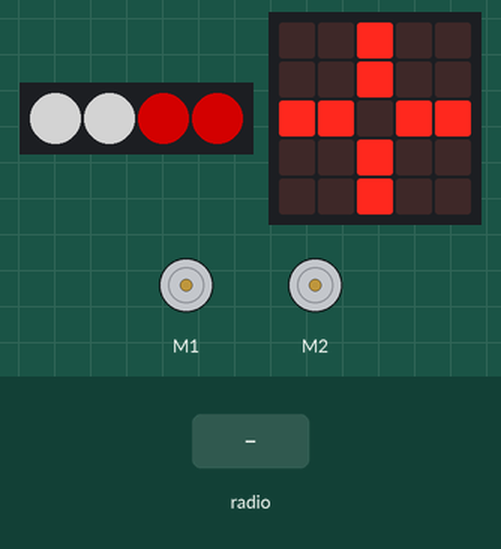
Recording of a program running on a simulated BBC micro:bit (MakeCode). Parts: 4 RGB LEDs in strip order, left to right, the board's 5×5 LED display, 2 × DC motor (green arrow = forward, orange = backward, longer = faster). The inputs (shaded band) are chosen by the test bench. Dim RGB values are drawn brighter than linear.

Above: at 0.1 s.
3.1 s: radio message "0" arrives
At 4.3 s:
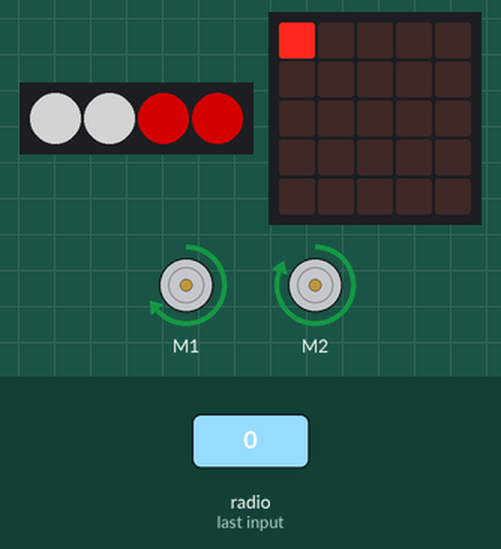
4.6 s: radio message "25" arrives
At 5.8 s:
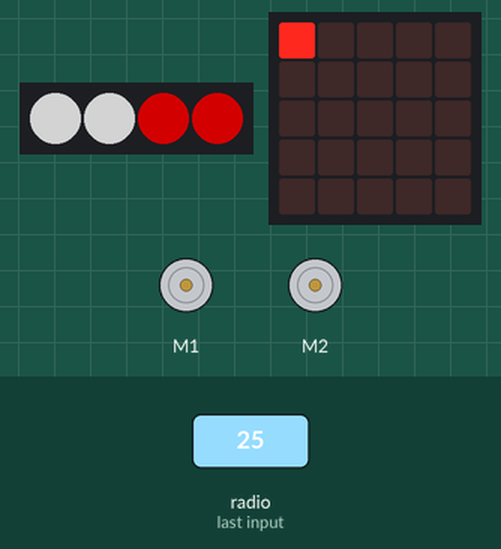
Timing chart, 0 to 7.6 s (numbered marks = the images above; inputs shaded):
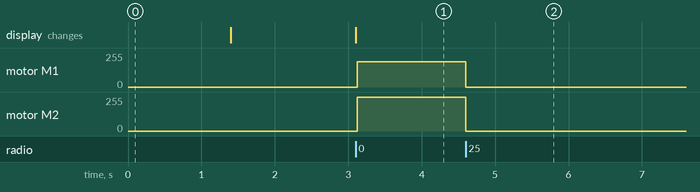

The program:

main.ts
```typescript
radio.onReceivedNumber(function (receivedNumber) {
    if (receivedNumber >= 0 && receivedNumber < 25) {
        new_Y = receivedNumber / 5
        new_X = receivedNumber % 5
        led.plot(new_X, new_Y)
        led.unplot(X, Y)
        X = new_X
        Y = new_Y
        left_forward = addForward * (5 - Y)
        right_forward = left_forward
        if (X < 2) {
            right_forward += addForward * (2 - X)
        } else if (X > 2) {
            left_forward += addForward * (X - 2)
        }
    } else {
        Kitronik_Move_Motor.stop()
        left_forward = 0
        right_forward = 0
    }
})
let new_Y = 0
let new_X = 0
let Y = 0
let X = 0
let right_forward = 0
let left_forward = 0
let addForward = 0
let moveMotorZIP = Kitronik_Move_Motor.createMoveMotorZIPLED(4)
let head_led = moveMotorZIP.range(0, 2)
let back_led = moveMotorZIP.range(2, 4)
head_led.showColor(Kitronik_Move_Motor.colors(Kitronik_Move_Motor.ZipLedColors.White))
back_led.showColor(Kitronik_Move_Motor.colors(Kitronik_Move_Motor.ZipLedColors.Red))
let blink_zip = 0
addForward = 15
left_forward = 0
right_forward = 0
radio.setGroup(5)
X = 2
Y = 2
new_X = X
new_Y = Y
basic.showLeds(`
    . . # . .
    . . # . .
    # # . # #
    . . # . .
    . . # . .
    `)
basic.pause(1000)
basic.showLeds(`
    . . . . .
    . . . . .
    . . . . .
    . . . . .
    . . . . .
    `)
basic.forever(function () {
    if (left_forward == 0 && right_forward == 0) {
        Kitronik_Move_Motor.stop()
    } else {
        Kitronik_Move_Motor.motorOn(Kitronik_Move_Motor.Motors.MotorLeft, Kitronik_Move_Motor.MotorDirection.Forward, left_forward)
        Kitronik_Move_Motor.motorOn(Kitronik_Move_Motor.Motors.MotorRight, Kitronik_Move_Motor.MotorDirection.Forward, right_forward)
    }
    basic.pause(200)
})
```

test.ts
```typescript
// テストはここに来ます。このパッケージが拡張機能として使用されるときにはコンパイルされません。
```

Measured:
- after the input at 3.1 s, motor M1: stopped → forward 191/255 at once; motor M2: stopped → forward 255/255 at once; the display: changes at once (image 1)
- after the input at 4.6 s, motor M1: forward 191/255 → stopped at once; motor M2: forward 255/255 → stopped at once
